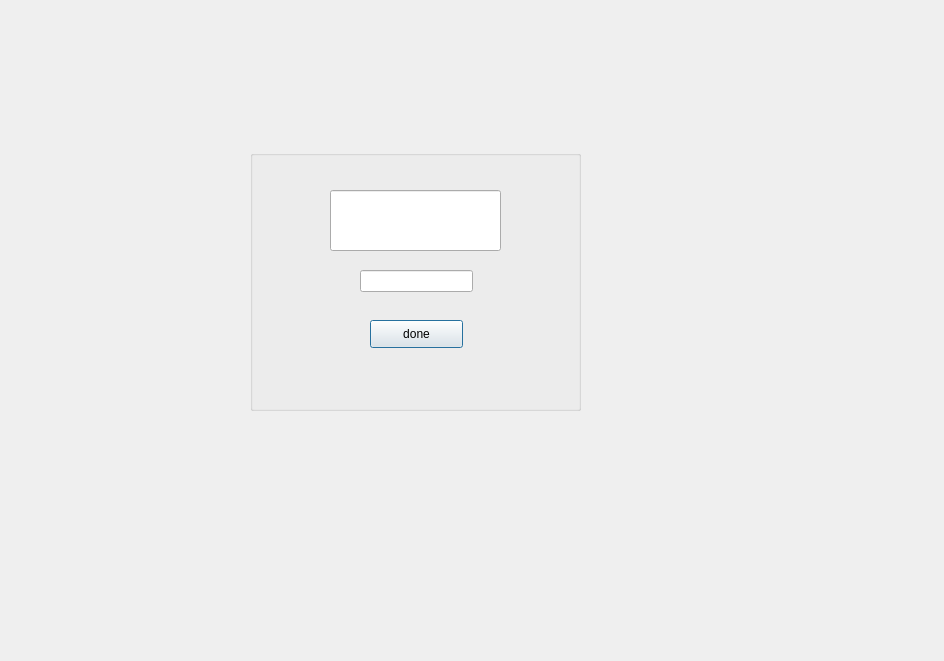
<?xml version="1.0" encoding="UTF-8"?>
<ui version="4.0">
 <class>recaptcha</class>
 <widget class="QDialog" name="recaptcha">
  <property name="geometry">
   <rect>
    <x>0</x>
    <y>0</y>
    <width>944</width>
    <height>661</height>
   </rect>
  </property>
  <property name="windowTitle">
   <string>Dialog</string>
  </property>
  <widget class="QGroupBox" name="groupBox">
   <property name="geometry">
    <rect>
     <x>250</x>
     <y>150</y>
     <width>331</width>
     <height>261</height>
    </rect>
   </property>
   <property name="title">
    <string/>
   </property>
   <widget class="QLineEdit" name="answer">
    <property name="geometry">
     <rect>
      <x>110</x>
      <y>120</y>
      <width>113</width>
      <height>22</height>
     </rect>
    </property>
   </widget>
   <widget class="QLineEdit" name="captcha">
    <property name="geometry">
     <rect>
      <x>80</x>
      <y>40</y>
      <width>171</width>
      <height>61</height>
     </rect>
    </property>
   </widget>
   <widget class="QPushButton" name="pushButton">
    <property name="geometry">
     <rect>
      <x>120</x>
      <y>170</y>
      <width>93</width>
      <height>28</height>
     </rect>
    </property>
    <property name="text">
     <string>done</string>
    </property>
   </widget>
  </widget>
 </widget>
 <resources/>
 <connections/>
</ui>
